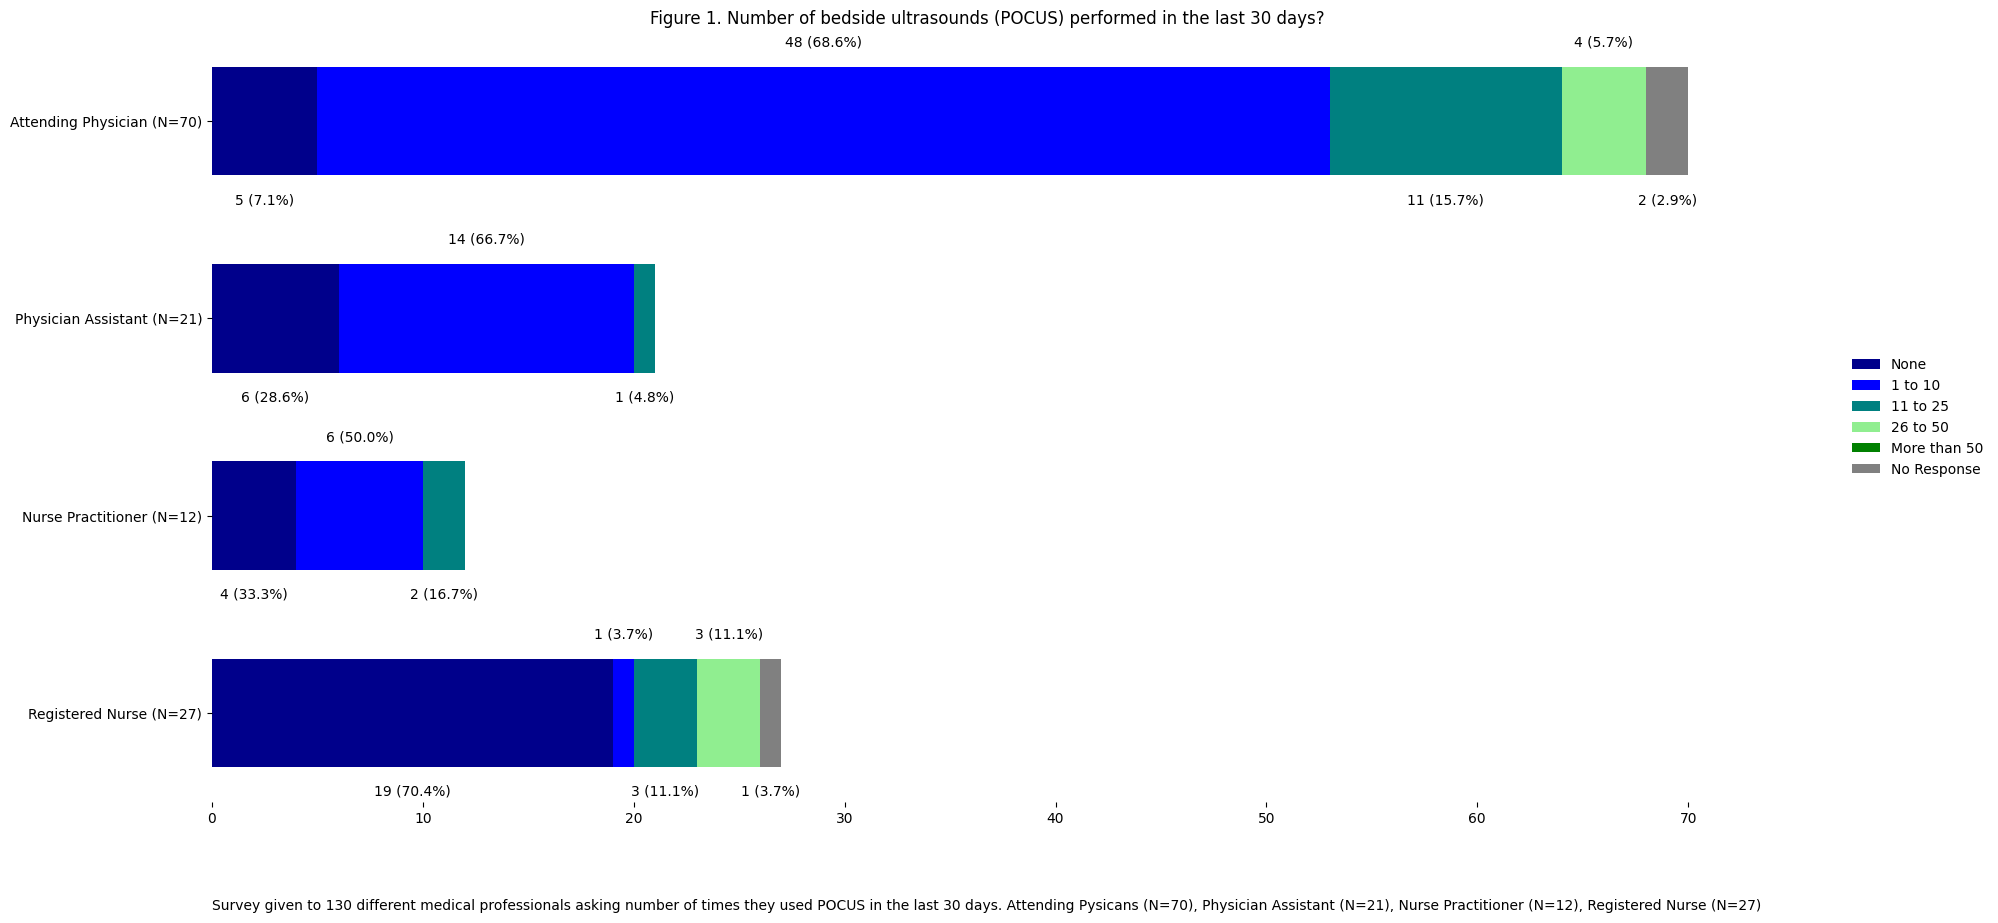

Recreate this plot in Python.
import matplotlib.pyplot as plt
import numpy as np
import pandas as pd

df = pd.read_csv("respondent_data.csv")

questions = df['Profession'].unique()
options = ['None', '1 to 10', '11 to 25', '26 to 50', 'More than 50', 'No Response']

response_matrix = np.zeros((len(questions), len(options)))
for i, question in enumerate(questions):
    for j, option in enumerate(options):
        row = df[(df['Profession'] == question) & (df['Option'] == option)]['Response']
        if len(row) > 0:
            response_matrix[i, j] = row.values[0]

colors = ['darkblue', 'blue', 'teal', 'lightgreen', 'green', 'grey']
fig, ax = plt.subplots(figsize=(20, 10))
bottom = np.zeros(len(questions))
for i, option in enumerate(options):
    ax.barh(questions, response_matrix[:, i], color=colors[i], height=0.55, left=bottom)
    for j, question in enumerate(questions):
        if response_matrix[j, i] > 0:
            y = j - 0.4 if i in [0, 2, 5] else j + 0.4 if i in [1, 3] else j
            ax.annotate(f"{int(response_matrix[j, i])} ({response_matrix[j, i]/np.sum(response_matrix[j])*100:.1f}%)", 
                        (bottom[j]+response_matrix[j, i]/2, y), 
                        ha='center', va='center')

    bottom += response_matrix[:, i]

ax.set_title('Figure 1. Number of bedside ultrasounds (POCUS) performed in the last 30 days?')
ax.legend(options, loc='center left', bbox_to_anchor=(1.05, 0.5), frameon=False)
ax.spines['top'].set_visible(False)
ax.spines['right'].set_visible(False)
ax.spines['bottom'].set_visible(False)
ax.spines['left'].set_visible(False)
plt.text(0,-1,'Survey given to 130 different medical professionals asking number of times they used POCUS in the last 30 days. Attending Pysicans (N=70), Physician Assistant (N=21), Nurse Practitioner (N=12), Registered Nurse (N=27)')
plt.show()



    
